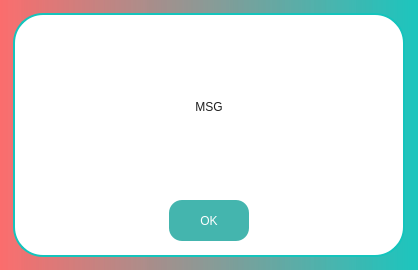
<?xml version="1.0" encoding="UTF-8"?>
<ui version="4.0">
 <class>KDialogWindowClass</class>
 <widget class="QWidget" name="KDialogWindowClass">
  <property name="geometry">
   <rect>
    <x>0</x>
    <y>0</y>
    <width>418</width>
    <height>270</height>
   </rect>
  </property>
  <property name="windowTitle">
   <string>KDialogWindow</string>
  </property>
  <property name="windowIcon">
   <iconset resource="kdialogwindow.qrc">
    <normaloff>:/images/bell.svg</normaloff>:/images/bell.svg</iconset>
  </property>
  <property name="styleSheet">
   <string notr="true">background-color: qlineargradient(spread:pad, x1:0, y1:0, x2:1, y2:0, stop:0 rgba(251,102,102, 200), stop:1 rgba(20,196,188, 210));</string>
  </property>
  <layout class="QGridLayout" name="gridLayout">
   <item row="0" column="1">
    <spacer name="verticalSpacer_4">
     <property name="orientation">
      <enum>Qt::Vertical</enum>
     </property>
     <property name="sizeType">
      <enum>QSizePolicy::Fixed</enum>
     </property>
     <property name="sizeHint" stdset="0">
      <size>
       <width>20</width>
       <height>2</height>
      </size>
     </property>
    </spacer>
   </item>
   <item row="1" column="0">
    <spacer name="horizontalSpacer_4">
     <property name="orientation">
      <enum>Qt::Horizontal</enum>
     </property>
     <property name="sizeType">
      <enum>QSizePolicy::Fixed</enum>
     </property>
     <property name="sizeHint" stdset="0">
      <size>
       <width>2</width>
       <height>20</height>
      </size>
     </property>
    </spacer>
   </item>
   <item row="1" column="1">
    <widget class="QWidget" name="verticalWidget" native="true">
     <property name="minimumSize">
      <size>
       <width>0</width>
       <height>0</height>
      </size>
     </property>
     <property name="styleSheet">
      <string notr="true">font: 25 14pt &quot;微软雅黑&quot;;
color: rgb(31,31,31);	
background-color: rgb(255, 255, 255);
border:2px solid rgb(20,196,188);
border-radius:30px;
text-align:center;
</string>
     </property>
     <layout class="QVBoxLayout" name="verticalLayout_4" stretch="0,4,0,1,0">
      <item>
       <spacer name="verticalSpacer_3">
        <property name="orientation">
         <enum>Qt::Vertical</enum>
        </property>
        <property name="sizeType">
         <enum>QSizePolicy::Fixed</enum>
        </property>
        <property name="sizeHint" stdset="0">
         <size>
          <width>20</width>
          <height>1</height>
         </size>
        </property>
       </spacer>
      </item>
      <item>
       <widget class="QLabel" name="labelMSG">
        <property name="styleSheet">
         <string notr="true">border:0px;
border-radius:30px;
text-align:center;
font: 25 15pt &quot;微软雅黑&quot;;</string>
        </property>
        <property name="text">
         <string>&lt;html&gt;&lt;head/&gt;&lt;body&gt;&lt;p align=&quot;center&quot;&gt;MSG&lt;/p&gt;&lt;/body&gt;&lt;/html&gt;</string>
        </property>
       </widget>
      </item>
      <item>
       <spacer name="verticalSpacer">
        <property name="orientation">
         <enum>Qt::Vertical</enum>
        </property>
        <property name="sizeType">
         <enum>QSizePolicy::Fixed</enum>
        </property>
        <property name="sizeHint" stdset="0">
         <size>
          <width>20</width>
          <height>5</height>
         </size>
        </property>
       </spacer>
      </item>
      <item>
       <layout class="QHBoxLayout" name="horizontalLayout">
        <item>
         <spacer name="horizontalSpacer">
          <property name="orientation">
           <enum>Qt::Horizontal</enum>
          </property>
          <property name="sizeType">
           <enum>QSizePolicy::Fixed</enum>
          </property>
          <property name="sizeHint" stdset="0">
           <size>
            <width>145</width>
            <height>20</height>
           </size>
          </property>
         </spacer>
        </item>
        <item>
         <widget class="QPushButton" name="btnOK">
          <property name="sizePolicy">
           <sizepolicy hsizetype="Minimum" vsizetype="Preferred">
            <horstretch>0</horstretch>
            <verstretch>0</verstretch>
           </sizepolicy>
          </property>
          <property name="styleSheet">
           <string notr="true">QPushButton {
color:rgb(255, 255, 255);
background-color:rgb(68,181,174);
border-radius:13px;
font: bold 9pt &quot;微软雅黑&quot;;
border:0px;
}
QPushButton:hover {
background-color:rgb(100, 197, 255);
font: bold 9pt &quot;微软雅黑&quot;;
}
QPushButton:pressed {
background-color:rgb(247,76,49);
font: bold 9pt &quot;微软雅黑&quot;;
}
QPushButton:disabled {
    background-color: rgb(160,160,160);
    font: bold 9pt &quot;微软雅黑&quot;;
    opacity: 0.5;
    border: 2px solid rgb(255, 0, 0);
}</string>
          </property>
          <property name="text">
           <string>OK</string>
          </property>
         </widget>
        </item>
        <item>
         <spacer name="horizontalSpacer_2">
          <property name="orientation">
           <enum>Qt::Horizontal</enum>
          </property>
          <property name="sizeType">
           <enum>QSizePolicy::Fixed</enum>
          </property>
          <property name="sizeHint" stdset="0">
           <size>
            <width>145</width>
            <height>20</height>
           </size>
          </property>
         </spacer>
        </item>
       </layout>
      </item>
      <item>
       <spacer name="verticalSpacer_2">
        <property name="orientation">
         <enum>Qt::Vertical</enum>
        </property>
        <property name="sizeHint" stdset="0">
         <size>
          <width>20</width>
          <height>5</height>
         </size>
        </property>
       </spacer>
      </item>
     </layout>
    </widget>
   </item>
   <item row="1" column="2">
    <spacer name="horizontalSpacer_3">
     <property name="orientation">
      <enum>Qt::Horizontal</enum>
     </property>
     <property name="sizeType">
      <enum>QSizePolicy::Fixed</enum>
     </property>
     <property name="sizeHint" stdset="0">
      <size>
       <width>2</width>
       <height>20</height>
      </size>
     </property>
    </spacer>
   </item>
   <item row="2" column="1">
    <spacer name="verticalSpacer_5">
     <property name="orientation">
      <enum>Qt::Vertical</enum>
     </property>
     <property name="sizeType">
      <enum>QSizePolicy::Fixed</enum>
     </property>
     <property name="sizeHint" stdset="0">
      <size>
       <width>20</width>
       <height>2</height>
      </size>
     </property>
    </spacer>
   </item>
  </layout>
 </widget>
 <layoutdefault spacing="6" margin="11"/>
 <resources>
  <include location="kdialogwindow.qrc"/>
 </resources>
 <connections/>
</ui>
